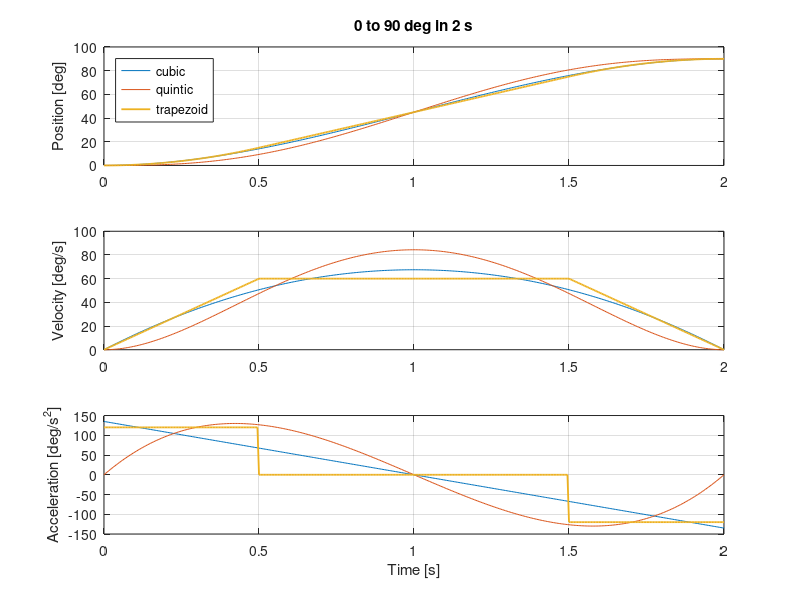

Source code (MATLAB):
% Point-to-point trajectories for one joint: cubic, quintic and trapezoidal
%
% All three move from q0 to qf in T seconds and start and stop at rest.
% The plot shows why quintic and trapezoidal profiles are used on real
% machines: the cubic needs a jump in acceleration at the start and end.

q0 = 0;            % start angle [deg]
qf = 90;           % end angle [deg]
T  = 2.0;          % move time [s]
t  = linspace(0, T, 401);
s  = t / T;        % normalised time, 0..1
d  = qf - q0;

% Cubic: zero velocity at both ends
cub.q   = q0 + d * (3*s.^2 - 2*s.^3);
cub.qd  = d * (6*s - 6*s.^2) / T;
cub.qdd = d * (6 - 12*s) / T^2;

% Quintic: zero velocity and zero acceleration at both ends
qui.q   = q0 + d * (10*s.^3 - 15*s.^4 + 6*s.^5);
qui.qd  = d * (30*s.^2 - 60*s.^3 + 30*s.^4) / T;
qui.qdd = d * (60*s - 180*s.^2 + 120*s.^3) / T^2;

% Trapezoidal velocity: accelerate for ta, cruise, decelerate for ta
ta = T / 4;                          % acceleration time [s]
v  = d / (T - ta);                   % cruise speed so the area equals d
a  = v / ta;                         % acceleration [deg/s^2]
trap.q = zeros(size(t));  trap.qd = zeros(size(t));  trap.qdd = zeros(size(t));
for k = 1:length(t)
    tk = t(k);
    if tk < ta
        trap.qdd(k) = a;
        trap.qd(k)  = a * tk;
        trap.q(k)   = q0 + 0.5 * a * tk^2;
    elseif tk < T - ta
        trap.qd(k)  = v;
        trap.q(k)   = q0 + 0.5 * a * ta^2 + v * (tk - ta);
    else
        tr = T - tk;                 % time remaining
        trap.qdd(k) = -a;
        trap.qd(k)  = a * tr;
        trap.q(k)   = qf - 0.5 * a * tr^2;
    end
end

fprintf('Peak speed    cubic %.1f, quintic %.1f, trapezoid %.1f deg/s\n', ...
        max(cub.qd), max(qui.qd), max(trap.qd));
fprintf('Peak accel    cubic %.1f, quintic %.1f, trapezoid %.1f deg/s^2\n', ...
        max(abs(cub.qdd)), max(abs(qui.qdd)), max(abs(trap.qdd)));
fprintf('End position  cubic %.3f, quintic %.3f, trapezoid %.3f deg\n', ...
        cub.q(end), qui.q(end), trap.q(end));

figure;
names = {'q', 'qd', 'qdd'};
labels = {'Position [deg]', 'Velocity [deg/s]', 'Acceleration [deg/s^2]'};
for i = 1:3
    subplot(3, 1, i);
    plot(t, cub.(names{i}), t, qui.(names{i}), t, trap.(names{i}), 'LineWidth', 1.3);
    grid on;
    ylabel(labels{i});
end
xlabel('Time [s]');
subplot(3, 1, 1);
title('0 to 90 deg in 2 s');
legend('cubic', 'quintic', 'trapezoid', 'Location', 'northwest');
